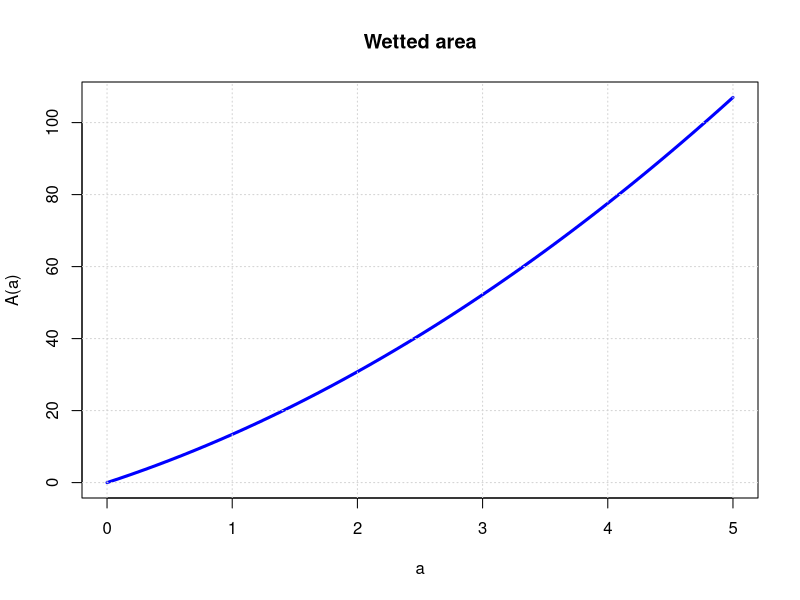
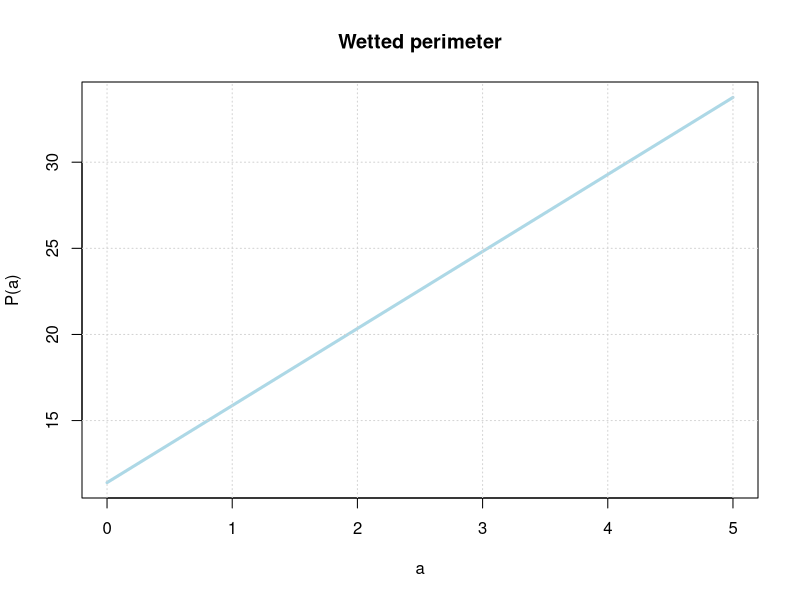
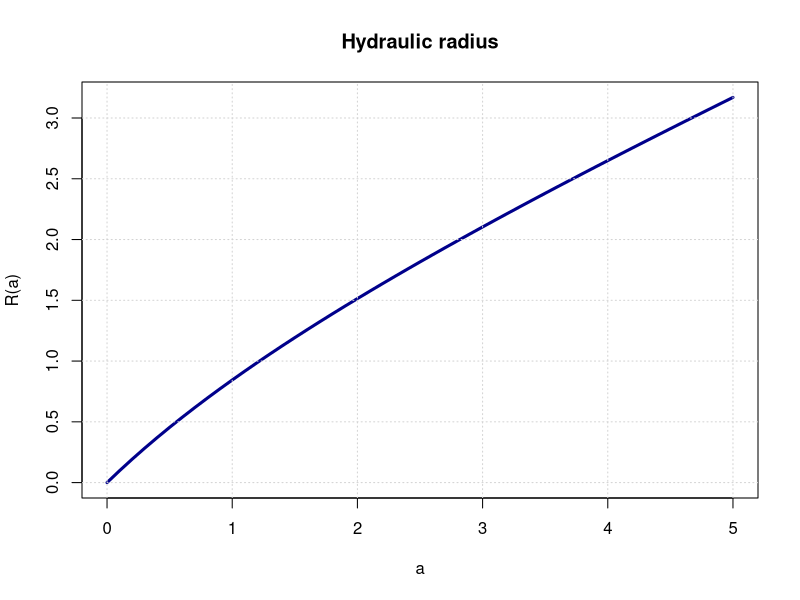
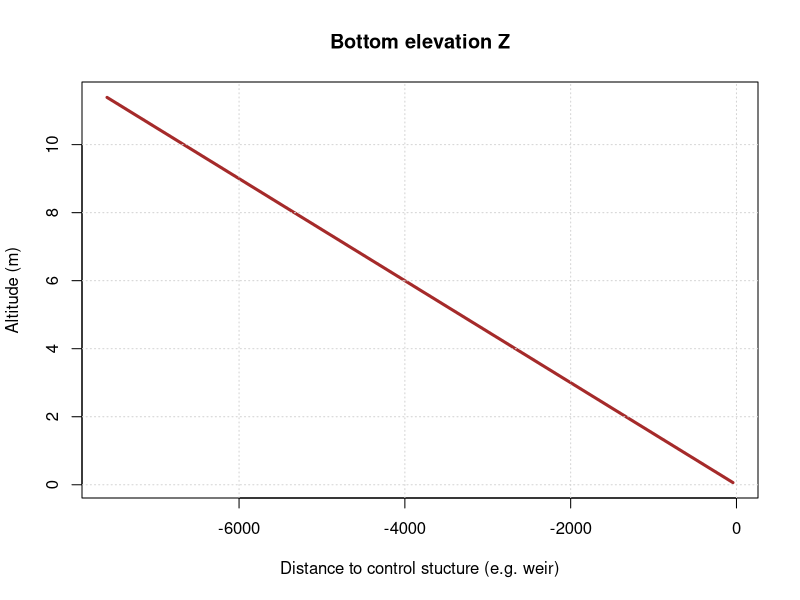
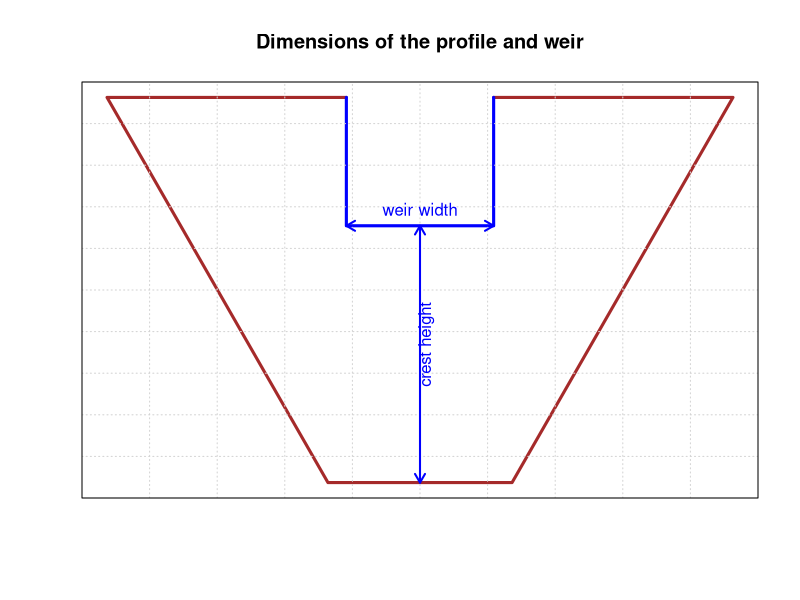
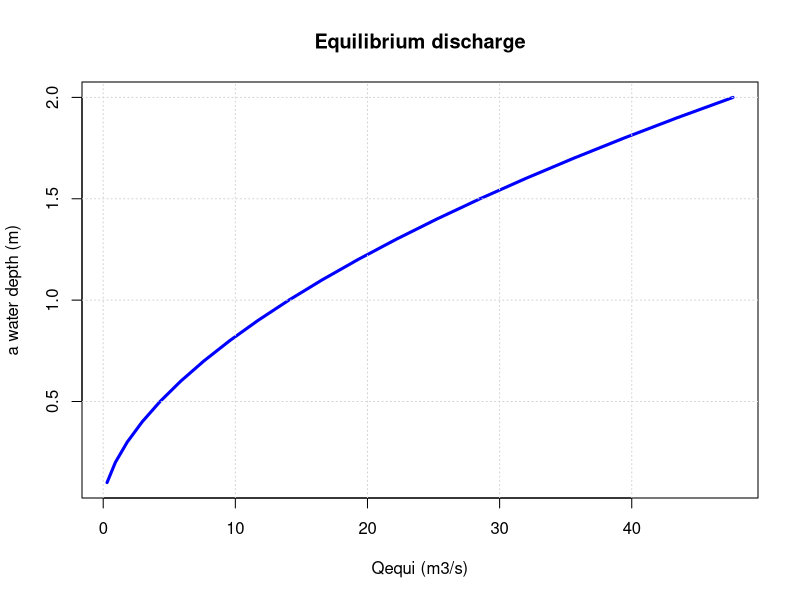
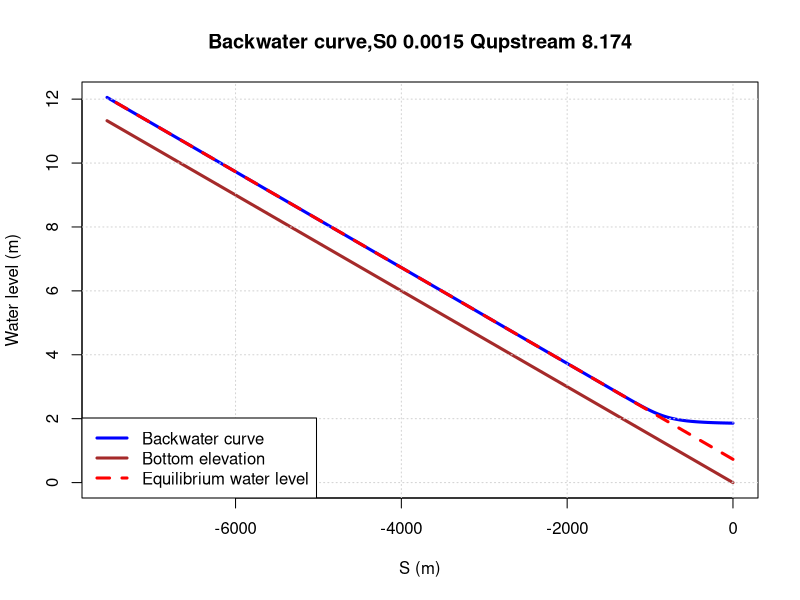
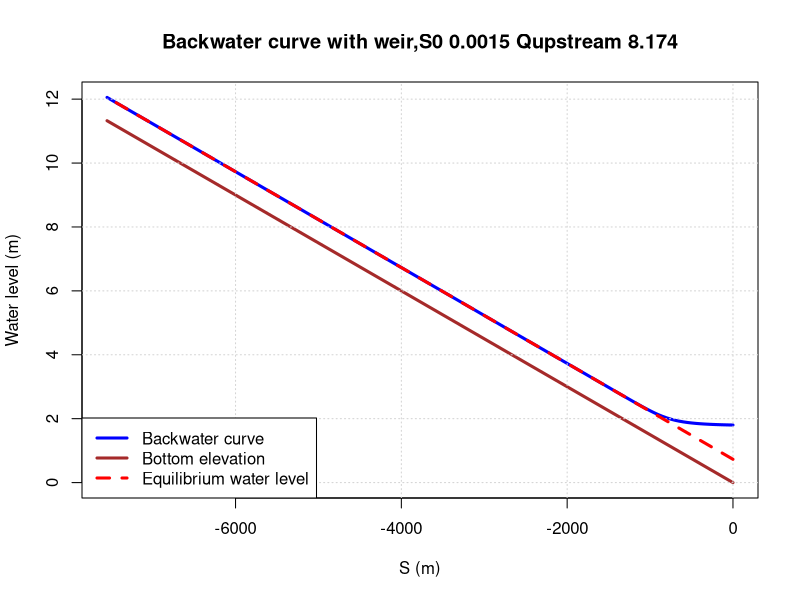

Source code (R) for these figures, in order:
## ---- chunk 1

rm(list = ls())


ow.B = 11.4 #just a guess
ow.m = 2 #just a guess

##Upstream Discharge 
Qup = 706233/86400 #1.25 #m3/s
#Qup = 1.25 + 1.60125 #m3/s with side inflow based on the catchment area of the Regge and a normative discharge of 7 mm/d
ow.A = function(a)
{
  return(ow.B*a+ow.m*a^2)
}

ow.P = function(a)
{
  return(ow.B +  2 * a * sqrt(1 + ow.m^2))
}

ow.R = function(a)
{
  return(ow.A(a)/ow.P(a))
}

wt.b = function(a)  ## replaced ow.B with wt.b to avoid confusion
{
  return(ow.B + 2*ow.m*a)
}



## ---- chunk 2
a = seq(0,5, by =0.1)

plot(a,ow.A(a),type = "l", lwd = 3, col = "blue",
     main = "Wetted area", xlab = "a", ylab = "A(a)")
grid()

plot(a,ow.P(a),type = "l", lwd = 3, col = "lightblue",
     main = "Wetted perimeter", xlab = "a", ylab = "P(a)")
grid()

plot(a,ow.A(a)/ow.P(a),type = "l", lwd = 3, col = "darkblue",
     main = "Hydraulic radius", xlab = "a", ylab = "R(a)")
grid()




## ---- chunk 3
##total length of the river
ow.L = 7592.4
#bed slope, in the Netherlands rather low number 10 - 15 cm /km but in more hilly regions higher 1 - 3 m/km
S0 = 0.0015 # 1.5 m per km
## bottom slope as a function of the datum and river length
Zb.fun = approxfun(c(0,-ow.L),c(0,ow.L*S0))

#a plot to illustrate the function
s = seq(-ow.L,0,by = 50)
plot(s,Zb.fun(s), type = "l", lwd = 3, col = "brown", 
     main = "Bottom elevation Z", xlab = 'Distance to control stucture (e.g. weir)',
     ylab = 'Altitude (m)')
grid()
## ---- chunk 4
weir.b = 6.0  #m width of the weir 
weir.d = 1 #m crest above river bottom
# draw weir in cross section
coords_profile = matrix(c(6.5,0,6,11,17,10.5, 3,3,0,0,3,3),nrow = 6,byrow = FALSE)
coords_weir = matrix(c(6.5,6.5,10.5,10.5, 3,2,2,3), nrow = 4, byrow = FALSE)
plot(coords_profile,type = "l",lwd = 3, col = "brown",xlab = "",ylab = "", axes = FALSE,
     main = "Dimensions of the profile and weir")
lines(coords_weir,type = "l", lwd = 3, col = "blue")
grid(nx = 10, ny = 10)
arrows(8.5,0,8.5,2.0,length = 0.1, angle = 30,code = 3,col="blue",lwd =2)
text(8.8,1,"crest height",pos=3,srt=90,col="blue")
arrows(6.5,2.0,10.5,2.0,length = 0.1, angle = 30, code = 3, col = "blue",lwd =2)
text(8.5,2.0,"weir width",pos=3,col="blue")
box()
     
## ---- chunk 5
n = 0.033
# setup a range of water levels to calculate the Qequi for
a.range = seq(0.1,2,by = 0.1)
#Equilibrium discharge function
Qequi.fun = function(a)
{
  return(1/n * sqrt(S0)* ow.A(a) * ow.R(a)^(2/3))
}
#now calculate the Qequi for the a.range
Qequi.range = Qequi.fun(a.range)
#make a plot of the Qequi(a)
plot(Qequi.range,a.range,type = "l",lwd = 3, col = "blue",
     xlab = "Qequi (m3/s)",ylab = "a water depth (m)",
     main = "Equilibrium discharge")
grid()


##finding the equilibrium water depth for a given discharge
a.equilibrium = uniroot(function(a) Qequi.fun(a)-Qup,c(0.1,2))$root
print(paste("the equilibrium water level is : ",a.equilibrium, "for a discharge of ",Qup))

## ---- chunk 6
#nodal distance
ds = -50
#nodes along trajectory of the river
s = seq(0,-ow.L, by = ds)
#create an array for the water depths
a.bw = s
# first downstream prescribed water level
a.bw[1] = 1.86
# loop for calculating the water levels
for (i in 1:(length(a.bw)-1) )
{
S.f = n^2*abs(Qup)^2/(ow.A(a.bw[i])^2*ow.R(a.bw[i])^(4/3))
Fr = sqrt(Qup^2*wt.b(a.bw[i])/(9.8*ow.A(a.bw[i])^3))
dads = (S0 - S.f)/(1-Fr^2)
##calculation of the water depths in upstream order
a.bw[i+1] = a.bw[i] + dads*ds
}
## the water level is simply the  water depts + the bottom slope
h.bw = a.bw + Zb.fun(s)

plot(s,h.bw, type = "l",ylim = c(0,max(h.bw)),xlab = "S (m)", ylab = "Water level (m)",
     main = paste("Backwater curve,S0",S0, "Qupstream",round(Qup,3)),col = "blue",lwd = 3)
lines(s,Zb.fun(s), col = "brown", lwd = 3)
grid()
##plot the water level at equilibirum
lines(s,a.equilibrium + Zb.fun(s), col = "red", lty = 2, lwd = 3)
legend("bottomleft",legend = c("Backwater curve","Bottom elevation","Equilibrium water level"),
       col = c("blue","brown","red"),lty = c(1,1,2),lwd = c(3,3,3))
## ---- chunk 7
#weir
Cd = 0.62

weir.d = 0.98 #weir/crest height
weir.b = 6.0 #

hweir = function(Q)
{
  return (weir.d + (Q/(2/3*sqrt(2*9.8)*Cd*weir.b))^(2/3))
}

## this function is more a control function to check the weir function
Qweir = function(h)
{
  ifelse(h < weir.d,0,2/3*sqrt(2*9.8)*Cd*weir.b*(h-weir.d)^(3/2))
 
}

## ---- chunk 8
####same chunck as above but now with a weir level based on Qup
# first downstream prescribed water level
a.bw[1] = hweir(Qup)
# Discharge rate upstream Qup
for (i in 1:(length(a.bw)-1) )
{
S.f = n^2*abs(Qup)^2/(ow.A(a.bw[i])^2*ow.R(a.bw[i])^(4/3))
Fr = sqrt(Qup^2*wt.b(a.bw[i])/(9.8*ow.A(a.bw[i])^3))
dads = (S0 - S.f)/(1-Fr^2)
##calculation of the water depths in upstream order
a.bw[i+1] = a.bw[i] + dads*ds
}
## the water level is simply the  water depts + the bottom slope
h.bw = a.bw + Zb.fun(s)

plot(s,h.bw, type = "l",ylim = c(0,max(h.bw)),xlab = "S (m)", ylab = "Water level (m)",
     main = paste("Backwater curve with weir,S0",S0, "Qupstream",round(Qup,3)),col = "blue",lwd = 3)
lines(s,Zb.fun(s), col = "brown", lwd = 3)
grid()
##plot the water level at equilibirum
lines(s,a.equilibrium + Zb.fun(s), col = "red", lty = 2, lwd = 3)
legend("bottomleft",legend = c("Backwater curve","Bottom elevation","Equilibrium water level"),
       col = c("blue","brown","red"),lty = c(1,1,2),lwd = c(3,3,3))
## ---- chunk 9
####same chunck as above but now with a weir level based on Qup
# first downstream prescribed water level
a.bw[1] = hweir(Qup)
a.bwf0 = a.bw
# Discharge rate upstream Qup
for (i in 1:(length(a.bw)-1) )
{
S.f = n^2*abs(Qup)^2/(ow.A(a.bw[i])^2*ow.R(a.bw[i])^(4/3))
Fr = sqrt(Qup^2*wt.b(a.bw[i])/(9.8*ow.A(a.bw[i])^3))
dads = (S0 - S.f)/(1-Fr^2)
dadsf0 = S0 - S.f
##calculation of the water depths in upstream order
a.bw[i+1] = a.bw[i] + dads*ds
a.bwf0[i+1] = a.bwf0[i] + dadsf0*ds
}
## the water level is simply the  water depth + the bottom slope
h.bw = a.bw + Zb.fun(s)
h.bwf0 = a.bwf0 + Zb.fun(s)

plot(s,h.bw, type = "l",ylim = c(0,max(h.bw)),xlab = "S (m)", ylab = "Water level (m)",
     main = paste("Backwater curve with weir,S0",S0, "Qupstream",round(Qup,3)),col = "blue",lwd = 3)
lines(s,Zb.fun(s), col = "brown", lwd = 3)
grid()
##plot the water level at equilibirum
lines(s,a.equilibrium + Zb.fun(s), col = "red", lty = 2, lwd = 3)
lines(s,h.bwf0, col = "green", lty = 2, lwd = 3)
legend("bottomleft",legend = c("Backwater curve","Bottom elevation","Equilibrium water level","Froude is 0"),
       col = c("blue","brown","red","green"),lty = c(1,1,2),lwd = c(3,3,3))

##differences between fr0 and fr
plot(s,h.bw-h.bwf0, type = "l",xlab = "S (m)", ylab = "Difference in water level (m)",
     main = paste("Difference bw and bwfr=0,S0",S0, "Qupstream",round(Qup,3)),col = "blue",lwd = 3)
grid()


## ---- chunk 10
#The catchment area is:
A_catchm = 5.8/29*9882 *10000
# The discharge from side inflow:
Q_Si = A_catchm * 0.007/86400  # m3/s.
# The side inflow:
I = Q_Si/ow.L

## ---- chunk 11
####same chunck as above but now with a weir level based on Qup
# new set of water depth for backwater curves including side inflow
a.si = rep(0,times = length(a.bw))
# first downstream prescribed water level
a.si[1] = hweir(Qup + Q_Si)
a.sif0 = a.si
# a Q array along the trajectory of the river
Qs = seq(Qup+Q_Si,Qup,by=I*ds)
#loop for calculating the water levels
for (i in 1:(length(a.si)-1) )
{
  A = ow.A(a.si[i])
  Q = Qs[i]
  u = Q/A
  S.i = 2*u*I/(9.8*A)
  S.f = n^2*abs(Q)^2/(A^2*ow.R(a.si[i])^(4/3))
  Fr = sqrt(Q^2*wt.b(a.si[i])/(9.8*A^3))
  dads = (S0 - S.f - S.i)/(1-Fr^2)
  dadsf0 = S0 - S.f - S.i
  ##calculation of the water depths in upstream order
  a.si[i+1] = a.si[i] + dads*ds
  a.sif0[i+1] = a.sif0[i] + dadsf0*ds
}
## the water level is simply the  water depth + the bottom slope
h.si = a.si + Zb.fun(s)
h.sif0 = a.sif0 + Zb.fun(s)

plot(s,h.si, type = "l",ylim = c(0,max(h.si)),xlab = "S (m)", ylab = "Water level (m)",
     main = paste("Bw curve,Si and weir,S0",S0, "Qupstream",round(Qup+Q_Si,3)),col = "blue",lwd = 3)
lines(s,Zb.fun(s), col = "brown", lwd = 3)
grid()
##plot the water level at equilibrium for the total discharge: Qup + Q_Si
Qall =  Qup + Q_Si
a.max = 1.1* hweir(Qall)
asi.equilibrium = uniroot(function(a) Qequi.fun(a)-Qall,c(0.1,a.max))$root
lines(s,asi.equilibrium + Zb.fun(s), col = "red", lty = 2, lwd = 3)
lines(s,h.sif0, col = "green", lty = 2, lwd = 3)
legend("bottomleft",legend = c("Backwater curve","Bottom elevation","Equilibrium water level","Froude is 0"),
       col = c("blue","brown","red","green"),lty = c(1,1,2),lwd = c(3,3,3))

##differences between fr0 and fr
plot(s,h.si-h.sif0, type = "l",xlab = "S (m)", ylab = "Difference in water level (m)",
     main = paste("Difference bwsi and bwsifr=0,S0",S0, "Qupstream",round(Qup+Q_Si,3)),col = "blue",lwd = 3)
grid()
